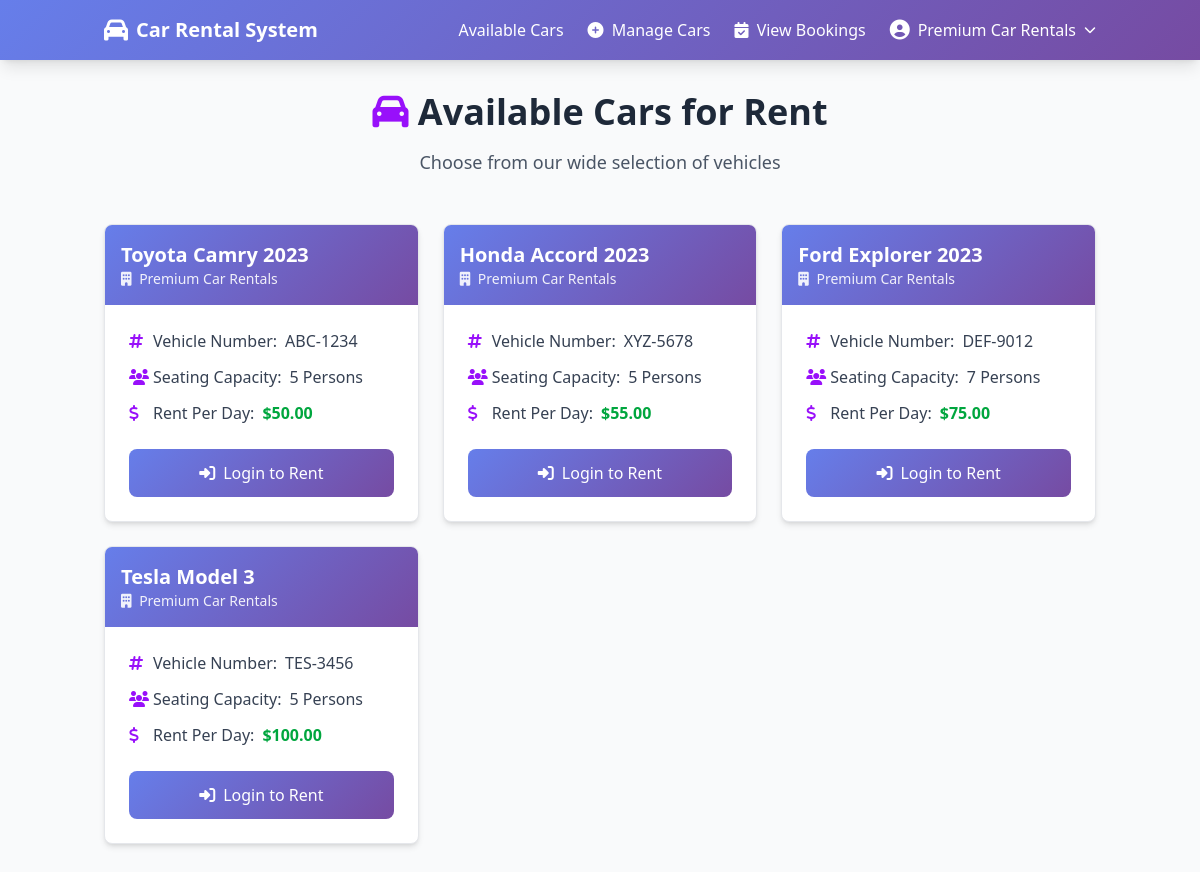
The page /views/customer/available-cars.php (signed in) on the database its author committed.
### tables this page shows
CREATE TABLE IF NOT EXISTS cars (
    id INT AUTO_INCREMENT PRIMARY KEY,
    agency_id INT NOT NULL,
    vehicle_model VARCHAR(255) NOT NULL,
    vehicle_number VARCHAR(50) NOT NULL UNIQUE,
    seating_capacity INT NOT NULL,
    rent_per_day DECIMAL(10, 2) NOT NULL,
    status ENUM('available', 'rented', 'maintenance') DEFAULT 'available',
    created_at TIMESTAMP DEFAULT CURRENT_TIMESTAMP,
    updated_at TIMESTAMP DEFAULT CURRENT_TIMESTAMP ON UPDATE CURRENT_TIMESTAMP,
    FOREIGN KEY (agency_id) REFERENCES users(id) ON DELETE CASCADE,
    INDEX idx_agency (agency_id),
    INDEX idx_status (status)
);

CREATE TABLE IF NOT EXISTS users (
    id INT AUTO_INCREMENT PRIMARY KEY,
    user_type ENUM('customer', 'agency') NOT NULL,
    email VARCHAR(255) NOT NULL UNIQUE,
    password VARCHAR(255) NOT NULL,
    full_name VARCHAR(255) NOT NULL,
    phone VARCHAR(20) NOT NULL,
    address TEXT,
     
    agency_name VARCHAR(255) DEFAULT NULL,
    license_number VARCHAR(100) DEFAULT NULL,
     
    created_at TIMESTAMP DEFAULT CURRENT_TIMESTAMP,
    updated_at TIMESTAMP DEFAULT CURRENT_TIMESTAMP ON UPDATE CURRENT_TIMESTAMP,
    status ENUM('active', 'inactive') DEFAULT 'active',
    INDEX idx_email (email),
    INDEX idx_user_type (user_type)
);

### classes/Database.php (called while the page is built, shortened)
<?php
class Database {
    private $host = DB_HOST;
    private $user = DB_USER;
    private $pass = DB_PASS;
    private $dbname = DB_NAME;
    protected $conn;
    protected $stmt;
    private function connect() {
    $this->conn = null;
    try {
        $this->conn = new mysqli(
            $this->host,
            $this->user,
            $this->pass,
            $this->dbname,
            DB_PORT
        );
        $this->conn->set_charset("utf8mb4");
    } catch (Exception $e) {
        die("Database Connection Error: " . $e->getMessage());
    }
}
    public function query($sql) {
        $this->stmt = $this->conn->prepare($sql);
        return $this;
    }
    public function execute() {
        if ($this->stmt) {
            return $this->stmt->execute();
        }
        return false;
    }
    public function resultSet() {
        $this->execute();
        $result = $this->stmt->get_result();
        $rows = [];
        while ($row = $result->fetch_object()) {
            $rows[] = $row;
        }
        return $rows;
    }
}

### controllers/CarController.php (called while the page is built, shortened)
<?php
require_once __DIR__ . '/../config/database.php';
require_once __DIR__ . '/../classes/Car.php';
require_once __DIR__ . '/AuthController.php';
class CarController {
    private $carModel;
    public function __construct() {
        $this->carModel = new Car();
    }
    public function getAvailableCars() {
        return $this->carModel->getAllAvailableCars();
    }
}

### classes/Car.php (called while the page is built, shortened)
<?php
require_once __DIR__ . '/Database.php';
class Car extends Database {
    public function getAllAvailableCars() {
        try {
            $sql = "SELECT c.*, u.agency_name
                    FROM cars c
                    LEFT JOIN users u ON c.agency_id = u.id
                    WHERE c.status = 'available'
                    ORDER BY c.created_at DESC";
            $this->query($sql);
            return $this->resultSet();
        } catch (Exception $e) {
            error_log("Get available cars error: " . $e->getMessage());
            return [];
        }
    }
}

### controllers/AuthController.php (called while the page is built, shortened)
<?php
require_once __DIR__ . '/../config/database.php';
class AuthController {
    public function isLoggedIn() {
        return isset($_SESSION['user_id']);
    }
    public function isCustomer() {
        return $this->isLoggedIn() && $_SESSION['user_type'] === 'customer';
    }
}

### views/customer/available-cars.php (the view, shortened to what this page needs)
<?php
require_once __DIR__ . '/../../controllers/CarController.php';
require_once __DIR__ . '/../../controllers/AuthController.php';
$auth = new AuthController();
$carController = new CarController();
$isCustomer = $auth->isCustomer();
$cars = $carController->getAvailableCars();
require_once __DIR__ . '/../../includes/header.php';
require_once __DIR__ . '/../../includes/navbar.php';
?>
<div class="min-h-screen py-8">
    <div class="container mx-auto px-4">
        <div class="text-center mb-12">
            <h1 class="text-4xl font-bold text-gray-800 mb-4">
                <i class="fas fa-car text-purple-600"></i> Available Cars for Rent
            </h1>
            <p class="text-gray-600 text-lg">Choose from our wide selection of vehicles</p>
        </div>
        <?php if (empty($cars)): ?>
            <div class="text-center py-16">
                <i class="fas fa-car-side text-6xl text-gray-300 mb-4"></i>
                <h3 class="text-2xl font-semibold text-gray-600 mb-2">No Cars Available</h3>
                <p class="text-gray-500">Check back later for new listings!</p>
            </div>
        <?php else: ?>
            <div class="grid grid-cols-1 md:grid-cols-2 lg:grid-cols-3 gap-6">
                <?php foreach ($cars as $car): ?>
                    <div class="car-card bg-white rounded-lg shadow-md overflow-hidden">
                        <div class="gradient-bg text-white p-4">
                            <h3 class="text-xl font-bold"><?php echo htmlspecialchars($car->vehicle_model); ?></h3>
                            <p class="text-sm opacity-90">
                                <i class="fas fa-building mr-1"></i>
                                <?php echo htmlspecialchars($car->agency_name); ?>
                            </p>
                        </div>
                        <div class="p-6">
                            <div class="space-y-3 mb-6">
                                <div class="flex items-center text-gray-700">
                                    <i class="fas fa-hashtag w-6 text-purple-600"></i>
                                    <span class="font-medium">Vehicle Number:</span>
                                    <span class="ml-2"><?php echo htmlspecialchars($car->vehicle_number); ?></span>
                                </div>
                                <div class="flex items-center text-gray-700">
                                    <i class="fas fa-users w-6 text-purple-600"></i>
                                    <span class="font-medium">Seating Capacity:</span>
                                    <span class="ml-2"><?php echo htmlspecialchars($car->seating_capacity); ?> Persons</span>
                                </div>
                                <div class="flex items-center text-gray-700">
                                    <i class="fas fa-dollar-sign w-6 text-purple-600"></i>
                                    <span class="font-medium">Rent Per Day:</span>
                                    <span class="ml-2 text-green-600 font-bold">$<?php echo number_format($car->rent_per_day, 2); ?></span>
                                </div>
                            </div>
                            <?php if ($isCustomer): ?>
                                <form method="POST" action="" class="space-y-4">
                                    <input type="hidden" name="action" value="book">
                                    <input type="hidden" name="car_id" value="<?php echo $car->id; ?>">
                                    <div>
                                        <label class="block text-sm font-medium text-gray-700 mb-2">
                                            <i class="fas fa-calendar-day mr-1"></i>Start Date
                                        </label>
                                        <input type="date" name="start_date" required
                                               min="<?php echo date('Y-m-d'); ?>"
                                               class="w-full px-3 py-2 border border-gray-300 rounded-lg focus:outline-none focus:ring-2 focus:ring-purple-500">
                                    </div>
                                    <div>
                                        <label class="block text-sm font-medium text-gray-700 mb-2">
                                            <i class="fas fa-clock mr-1"></i>Number of Days
                                        </label>
                                        <select name="rental_days" required
                                                class="w-full px-3 py-2 border border-gray-300 rounded-lg focus:outline-none focus:ring-2 focus:ring-purple-500">
                                            <option value="">Select days</option>
                                            <?php for ($i = 1; $i <= 30; $i++): ?>
                                                <option value="<?php echo $i; ?>"><?php echo $i; ?> Day<?php echo $i > 1 ? 's' : ''; ?></option>
                                            <?php endfor; ?>
                                        </select>
                                    </div>
                                    <button type="submit"
                                            class="w-full gradient-bg text-white py-2 px-4 rounded-lg hover:opacity-90 transition">
                                        <i class="fas fa-check-circle mr-2"></i>Rent This Car
                                    </button>
                                </form>
                            <?php else: ?>
                                <button onclick="handleRentClick()"
                                        class="w-full gradient-bg text-white py-3 px-4 rounded-lg hover:opacity-90 transition">
                                    <i class="fas fa-sign-in-alt mr-2"></i>Login to Rent
                                </button>
                            <?php endif; ?>
                        </div>
                    </div>
                <?php endforeach; ?>
            </div>
        <?php endif; ?>
    </div>
</div>
<?php require_once __DIR__ . '/../../includes/footer.php'; ?>

### includes/header.php (shortened to what this page needs)
<!DOCTYPE html>
<html lang="en">
<head>
    <script src="https://cdn.jsdelivr.net/npm/@tailwindcss/browser@4"></script>
    <link rel="stylesheet" href="https://cdnjs.cloudflare.com/ajax/libs/font-awesome/6.4.0/css/all.min.css">
    <link rel="stylesheet" href="/assets/css/custom.css">
</head>
<body class="bg-gray-50">

### includes/navbar.php (shortened to what this page needs)
<?php
$isLoggedIn = isset($_SESSION['user_id']);
$userType = $_SESSION['user_type'] ?? null;
$userName = $_SESSION['user_name'] ?? '';
?>
<nav class="gradient-bg text-white shadow-lg">
    <div class="container mx-auto px-4">
        <div class="flex justify-between items-center py-4">
            <div class="flex items-center space-x-2">
                <i class="fas fa-car text-2xl"></i>
                <a href="/index.php" class="text-xl font-bold">Car Rental System</a>
            </div>
            <div class="hidden md:flex items-center space-x-6">
                <a href="/views/customer/available-cars.php" class="hover:text-gray-200 transition">
                    <i class="fas fa-cars mr-1"></i> Available Cars
                </a>
                <?php if ($isLoggedIn): ?>
                    <?php if ($userType === 'agency'): ?>
                        <a href="/views/agency/add-car.php" class="hover:text-gray-200 transition">
                            <i class="fas fa-plus-circle mr-1"></i> Manage Cars
                        </a>
                        <a href="/views/agency/view-bookings.php" class="hover:text-gray-200 transition">
                            <i class="fas fa-calendar-check mr-1"></i> View Bookings
                        </a>
                    <?php endif; ?>
                    <div class="relative group">
                        <button class="flex items-center space-x-2 hover:text-gray-200 transition">
                            <i class="fas fa-user-circle text-xl"></i>
                            <span><?php echo htmlspecialchars($userName); ?></span>
                            <i class="fas fa-chevron-down text-xs"></i>
                        </button>
                    </div>
                <?php endif; ?>
            </div>
        </div>
    </div>
</nav>

### includes/footer.php (shortened to what this page needs)
</body>
</html>

### assets/css/custom.css (style rules this page uses)
html { scroll-behavior: smooth; }
button, .btn { transition: all 0.3s ease; }

### includes/header.php (style rules this page uses)
.gradient-bg { background: linear-gradient(135deg, #667eea 0%, #764ba2 100%); }
.car-card { transition: all 0.3s ease; border: 1px solid #e5e7eb; }

### rows shown on the page
cars: vehicle_model "Toyota Camry 2023", agency.agency_name "Premium Car Rentals", vehicle_number "ABC-1234", seating_capacity "5", rent_per_day "50.00"
cars: vehicle_model "Honda Accord 2023", agency.agency_name "Premium Car Rentals", vehicle_number "XYZ-5678", seating_capacity "5", rent_per_day "55.00"
cars: vehicle_model "Ford Explorer 2023", agency.agency_name "Premium Car Rentals", vehicle_number "DEF-9012", seating_capacity "7", rent_per_day "75.00"
cars: vehicle_model "Tesla Model 3", agency.agency_name "Premium Car Rentals", vehicle_number "TES-3456", seating_capacity "5", rent_per_day "100.00"

### other values the page prints
$userName "Premium Car Rentals"
